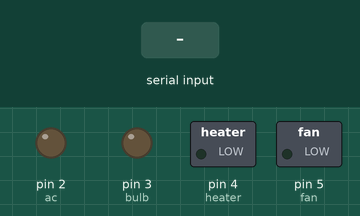
The sketch below on a simulated Arduino Uno, built with avr-gcc and run on an emulated ATmega328P. On the bench: switched loads named in the sketch (green lamp = pin HIGH), output pins drawn as LEDs (lit = HIGH). The test bench sets the inputs (shaded band).

Above: at 1.2 s.
1.3 s: "a" received over Serial
At 2.2 s:
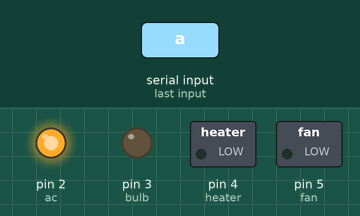
2.8 s: "c" received over Serial
At 3.4 s:
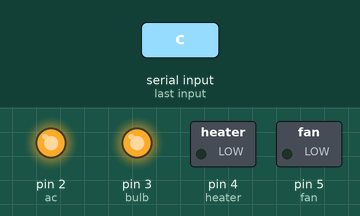
4.3 s: "b" received over Serial
At 5.5 s:
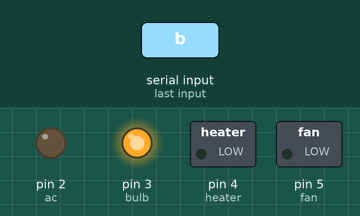
5.8 s: "e" received over Serial
At 6.8 s:
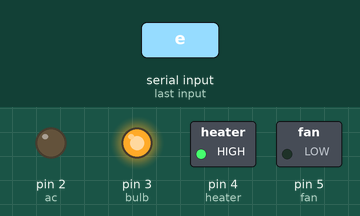
7.3 s: "d" received over Serial
At 8.0 s:
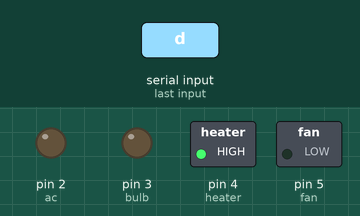
8.8 s: "g" received over Serial
At 9.1 s:
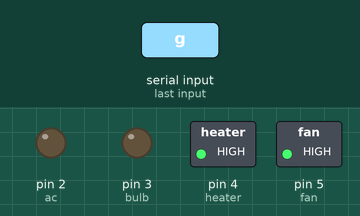
Timing chart, 0 to 11.3 s (numbered marks = the images above; inputs shaded):
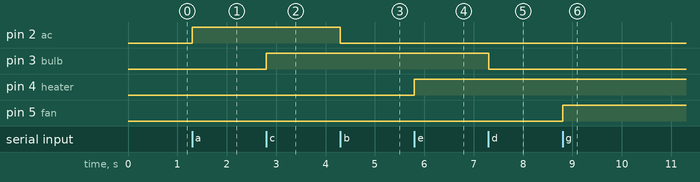

Measured:
- after the input at 1.3 s, pin 2 (ac): LOW → HIGH at once
- after the input at 2.8 s, pin 3 (bulb): LOW → HIGH at once
- after the input at 4.3 s, pin 2 (ac): HIGH → LOW at once
- after the input at 5.8 s, pin 4 (heater): LOW → HIGH at once
- after the input at 7.3 s, pin 3 (bulb): HIGH → LOW at once
- after the input at 8.8 s, pin 5 (fan): LOW → HIGH at once

The sketch:

sketch_dec30a.ino
```cpp
long int ac = 2;
long int bulb = 3;
long int heater = 4;
long int fan = 5;
char x;

void setup() {
  pinMode(ac, OUTPUT);
  pinMode(bulb, OUTPUT);
  pinMode(heater, OUTPUT);
  pinMode(fan, OUTPUT);
  digitalWrite(ac, LOW);
  digitalWrite(bulb, LOW);
  digitalWrite(heater, LOW);
  digitalWrite(fan, LOW);
  Serial.begin(9600);
}

void loop() {
  if (Serial.available() > 0) {
    x = Serial.read();
  }
  switch (x) {
    case 'a':
      digitalWrite(ac, HIGH);
      break;
    case 'b':
      digitalWrite(ac, LOW);
      break;
    case 'c':
      digitalWrite(bulb, HIGH);
      break;
    case 'd':
      digitalWrite(bulb, LOW);
      break;
    case 'e':
      digitalWrite(heater, HIGH);
      break;
    case 'f':
      digitalWrite(heater, LOW);
      break;
    case 'g':
      digitalWrite(fan, HIGH);
      break;
    case 'h':
      digitalWrite(fan, LOW);
      break;
  }
}
```
